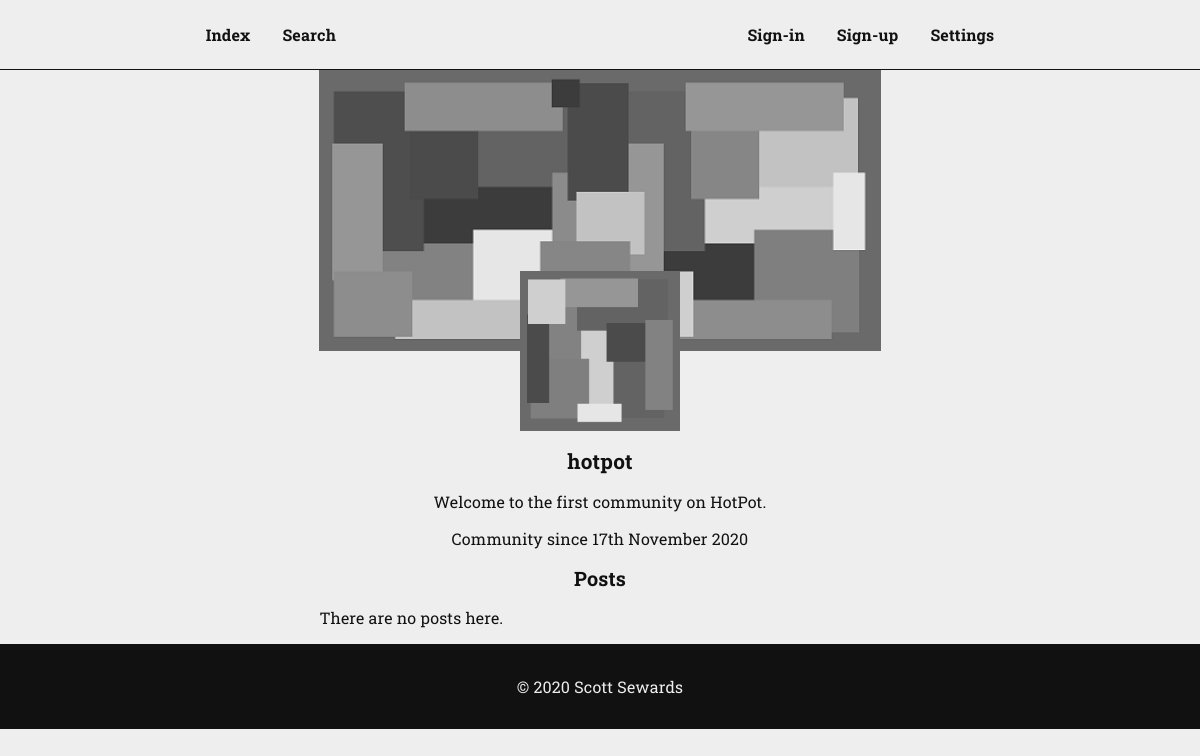
The page /community.php?name=hotpot on the database as committed earlier.
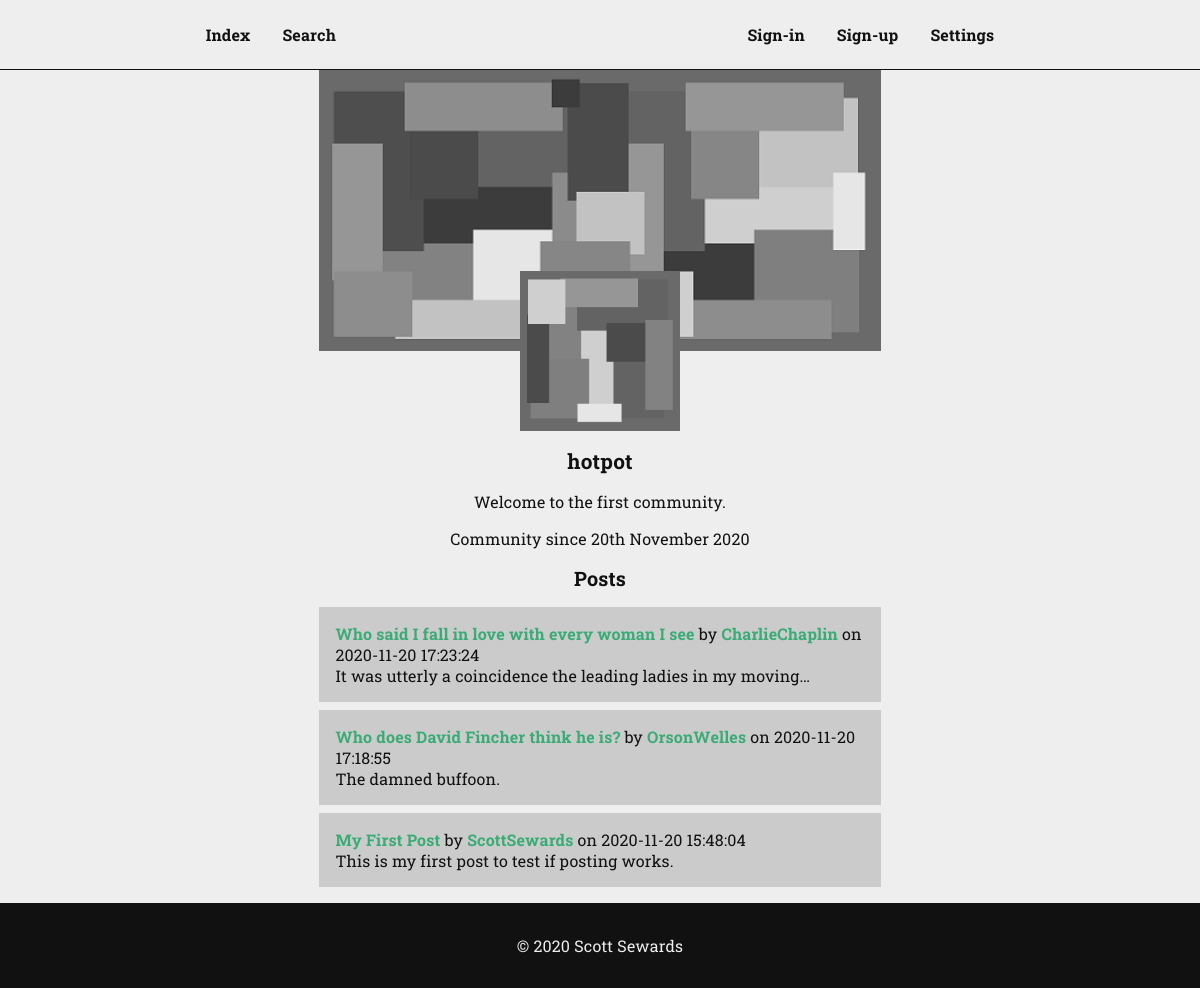
The same page on the database as committed later.
### tables this page shows
CREATE TABLE `communities` (
  `id` int(11) NOT NULL,
  `created` datetime NOT NULL DEFAULT current_timestamp(),
  `created_by` int(11) NOT NULL,
  `moderated_by` int(11) NOT NULL,
  `deleted` datetime DEFAULT NULL,
  `deleted_by` int(11) DEFAULT NULL,
  `deleted_for` text DEFAULT NULL,
  `name` text NOT NULL,
  `description` text NOT NULL,
  `picture` text NOT NULL DEFAULT 'images/picture.png',
  `banner` text NOT NULL DEFAULT 'images/banner.png'
);

CREATE TABLE `posts` (
  `id` int(11) NOT NULL,
  `posted` datetime NOT NULL DEFAULT current_timestamp(),
  `posted_by` int(11) NOT NULL,
  `posted_in` int(11) NOT NULL,
  `deleted` datetime DEFAULT NULL,
  `deleted_by` int(11) DEFAULT NULL,
  `deleted_for` text DEFAULT NULL,
  `title` text NOT NULL,
  `content` text NOT NULL
);

CREATE TABLE `users` (
  `id` int(11) NOT NULL,
  `created` datetime NOT NULL DEFAULT current_timestamp(),
  `name` text NOT NULL,
  `description` text NOT NULL DEFAULT 'This user has not written a description yet.',
  `email` text NOT NULL,
  `verified` tinyint(1) NOT NULL DEFAULT 0,
  `show_contact_form` tinyint(1) NOT NULL DEFAULT 1,
  `password` text NOT NULL,
  `picture` text NOT NULL DEFAULT 'images/picture.png',
  `banner` text NOT NULL DEFAULT 'images/banner.png'
);

### community.php (the view, shortened to what this page needs)
<?php
require_once("head.php");
if(!isset($_GET["name"])) head_to("404.html");
else $community_name = $_GET["name"];
$select_community = mysqli_query($connection, "SELECT * FROM communities WHERE name='{$community_name}'");
if(mysqli_num_rows($select_community) == "1") {
  $fetch_community = mysqli_fetch_array($select_community);
  $community_id = $fetch_community["id"];
  $community_created = $fetch_community["created"];
  $community_description = $fetch_community["description"];
  $community_picture = $fetch_community["picture"];
  $community_banner = $fetch_community["banner"];
} else {
  head_to("404.html");
}
?>
<main>
  <section>
    <?php
    echo "<img class='banner' src='{$community_banner}' alt='Banner for {$community_name}' height='100%' width='100%'>";
    echo "<img class='picture' src='{$community_picture}' alt='Picture for {$community_name}' height='100%' width='100%'>";
    echo "<h1>{$community_name}</h1>";
    if($community_description != null) echo "<p class='centre'>{$community_description}</p>";
    else echo "<p class='centre'>{$community_name} has no description.</p>";
    $community_created_to_new_date = date("jS F Y", strtotime($community_created));
    echo "<p class='centre'>Community since {$community_created_to_new_date}</p>";
    ?>
  </section>
  <section id='posts'>
    <h2>Posts</h2>
    <?php
    if(isset($_GET["sort"])) $sort_posts_by = $_GET["sort"];
    else $sort_posts_by = "newest";
    if($sort_posts_by == "newest") {
      $select_posts = mysqli_query($connection, "SELECT * FROM posts WHERE posted_in='{$community_id}' ORDER BY id DESC");
    } else if($sort_posts_by = "oldest") {
      $select_posts = mysqli_query($connection, "SELECT * FROM posts WHERE posted_in='{$community_id}' ORDER BY id");
    }
    if(mysqli_num_rows($select_posts) > "0") {
      echo "<div class='posts'>";
      while($fetch_post = mysqli_fetch_array($select_posts)) {
        $post_id = $fetch_post["id"];
        $post_posted = $fetch_post["posted"];
        $post_posted_by = $fetch_post["posted_by"];
        $select_post_posted_by_name = mysqli_query($connection, "SELECT name FROM users WHERE id='{$post_posted_by}'");
        $fetch_post_posted_by_name = mysqli_fetch_array($select_post_posted_by_name);
        $post_posted_by_name = $fetch_post_posted_by_name["name"];
        $post_title = $fetch_post["title"];
        $post_content = $fetch_post["content"];
        echo "
        <div class='post'>
          <span><a href='post.php?id={$post_id}&title={$post_title}'>{$post_title}</a> by <a href='user.php?name={$post_posted_by_name}'>{$post_posted_by_name}</a> on {$post_posted}</span>
          <span class='post-content'>{$post_content}</span>
          <form class='less hide' method='POST'>
            <input type='hidden' name='post-id' value='{$post_id}'>
            <input type='submit' name='pin-post' value='Pin Post' disabled>
          </form>
        </div>";
      }
      echo "</div>";
    } else echo "<p>There are no posts here.</p>";
    ?>
  </section>
</main>
<?php require_once("foot.php"); ?>

Rows that differ between the two databases and show on the page:
removed communities: banner (picture), picture (picture), description "Welcome to the first community on HotPot.", created "17th November 2020"
added communities: banner (picture), picture (picture), description "Welcome to the first community.", created "20th November 2020"
added posts: title "Who said I fall in love with every woman I see", users.name "CharlieChaplin", posted "2020-11-20 17:23:24", content "It was utterly a coincidence the leading ladies in my…"
added posts: title "Who does David Fincher think he is?", users.name "OrsonWelles", posted "2020-11-20 17:18:55", content "The damned buffoon."
added posts: title "My First Post", users.name "ScottSewards", posted "2020-11-20 15:48:04", content "This is my first post to test if posting works."
Other text that changed with them:
text no longer shown: "There are no posts here."
